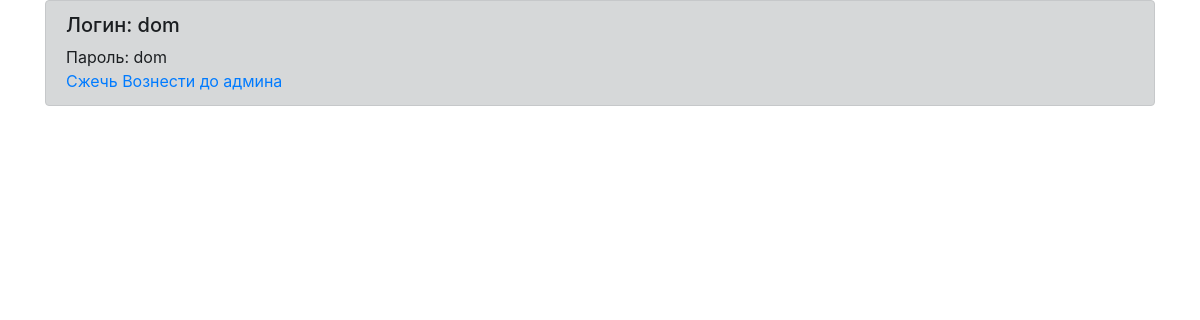
Page /control_users on the earlier database version.
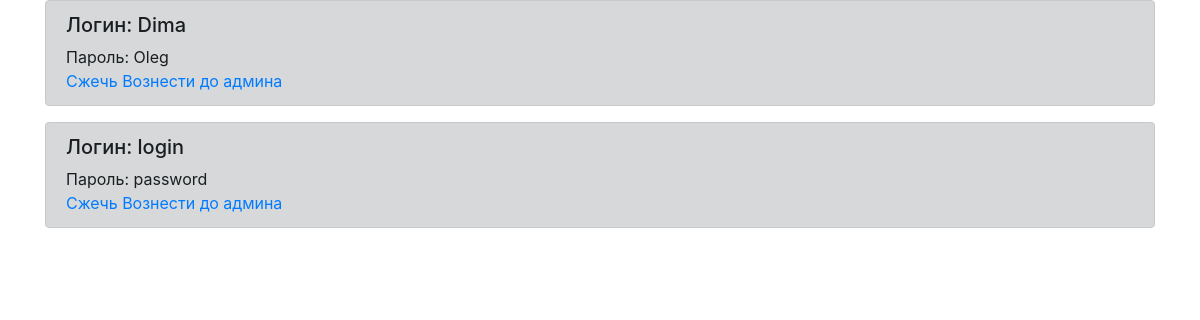
Same page on the later database version.
### tables this page shows
CREATE TABLE users 
                            (id INTEGER PRIMARY KEY AUTOINCREMENT, 
                             user_name VARCHAR(16),
                             password_hash VARCHAR(16),
                             status VARCHAR(10),
                             buy INTEGER,
                             sale INTEGER
                             );

### server.py (the view)
@app.route('/control_users', methods=['GET'])
def control_users():
    users = UserModel(db.get_connection()).get_all()
    print(users)
    return render_template('control_users.html', users= users)

### User.py (called while the page is built)
    def get_all(self):
        cursor = self.connection.cursor()
        cursor.execute("SELECT * FROM users")
        rows = cursor.fetchall()
        return rows

### db_connect.py (called while the page is built)
    def get_connection(self):
        return self.conn

### templates/control_users.html (shortened to what this page needs)
{% extends "base.html" %}
{% block content %}
    <div class="block1" id="container">
    {% for user in users %}
        {% if user[3] != 'admin' %}
            <div class="alert alert-dark" role="alert">
                <div id="container">
                <h5>Логин: {{user[1]}}</h5>
                <div>Пароль: {{user[2]}}</div>
                <a href='/delite_profile/{{user[0]}}'>Сжечь</a>
                <a href='/do_admin/{{user[0]}}'>Вознести до админа</a>
                </div>
            </div>
        {% endif %}
    {% endfor %}
    </div>
{% endblock %}

Differences in the rows shown:
removed users: user_name "dom", password_hash "dom"
added users: user_name "Dima", password_hash "Oleg"
added users: user_name "login", password_hash "password"
